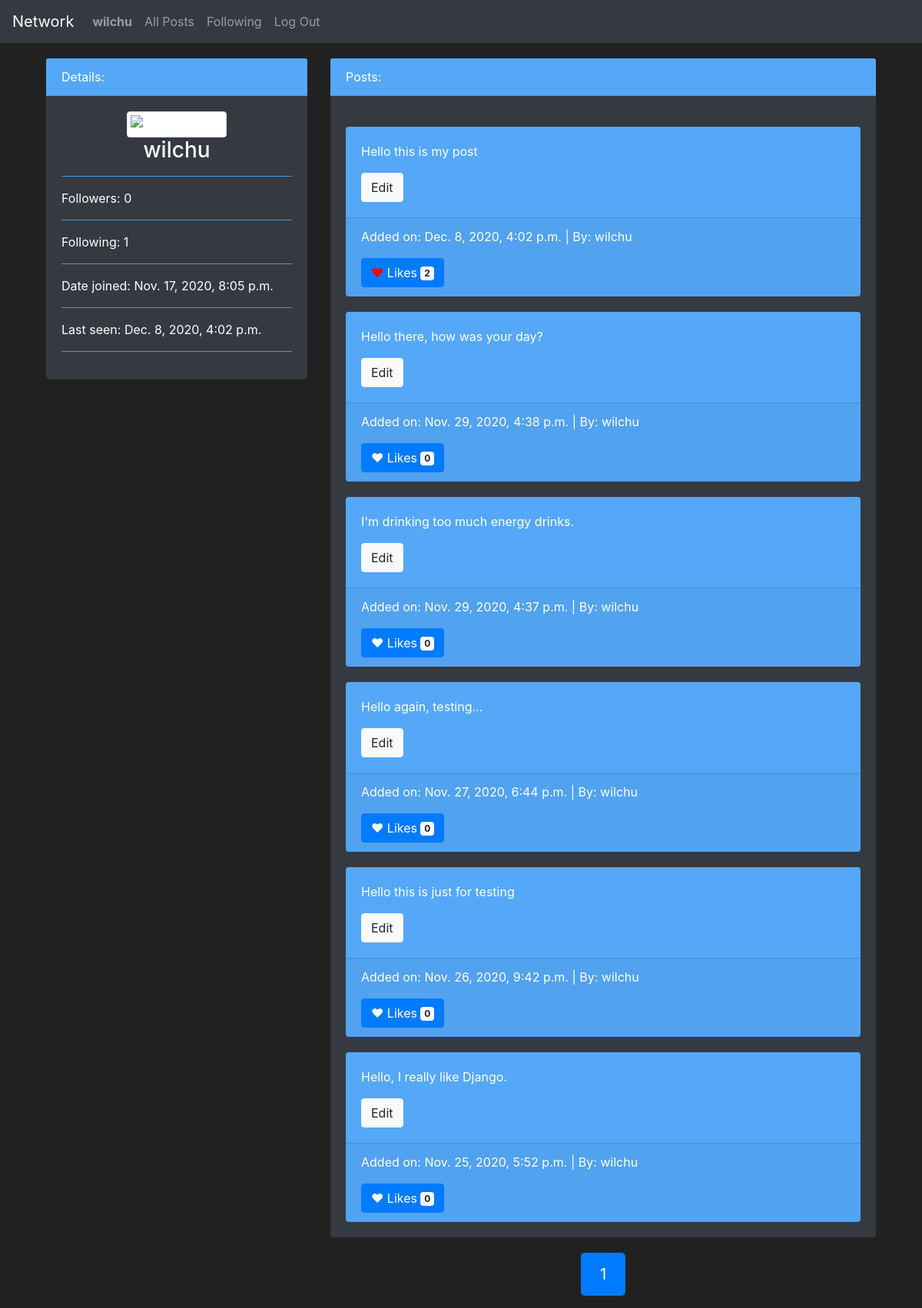
Page /profil/2 (signed in) on the committed database.
### network/models.py (models this page shows, shortened)
class User(AbstractUser):
    followers = models.IntegerField(default=0)
    following = models.IntegerField(default=0)

class Posts(models.Model):
    post_owner = models.ForeignKey(User, on_delete=models.CASCADE, related_name="post_owner")
    post_content = models.CharField(max_length=2000)
    post_date = models.DateTimeField(auto_now_add=True)

### network/views.py (the view, shortened to what this page needs)
# urls.py: path("profil/<int:userID>", views.profil, name="profil"),
def profil(request, userID):
    try:
        get_user = User.objects.get(pk=int(userID))
    except ObjectDoesNotExist:
        return HttpResponseNotFound('<h1>User not found</h1>')
    if request.user.is_authenticated:
        follower = User.objects.get(pk=int(request.user.id))
        follow_object = Follows.objects.filter(follower = follower).filter(target = get_user)
        if follow_object:
            is_following = True
        else:
            is_following = False
    else:
        is_following = False
    all_posts = Posts.objects.all().filter(post_owner = get_user).order_by('-post_date')
    page = pagination(request, all_posts, 10)
    return render(request, 'network/profil.html', {
        'user_id': get_user.id,
        'user_nickname': get_user.username,
        'user_followers': get_user.followers,
        'user_following': get_user.following,
        'user_joined': get_user.date_joined,
        'user_seen': get_user.last_login,
        'user_posts': page,
        "follow_status": is_following,
        "user_likes": getAllLikes(request)
    })

### network/views.py (called while the page is built)
def pagination(request, data_object, results):
    paginator = Paginator(data_object, results)
    try:
        paginator_result = paginator.page(request.GET.get('page', 1))
    except EmptyPage:
        paginator_result = paginator.page(1)
    return paginator_result

def getAllLikes(request):
    if request.user.is_authenticated:
        all_likes = []
        likes = Likes.objects.all().filter(who_liked = request.user)
        for like in likes:
            all_likes.append(like.post.id)
        return all_likes
    else:
        return []

### network/templates/network/profil.html (shortened to what this page needs)
{% extends "network/layout.html" %}
{% block body %}
    <section>
        <div class="container">
            <div class="row">
                <div class="col-md-4">
                    <div class="card text-white bg-dark mb-3">
                        <div class="card-header">Details:</div>
                        <div class="card-body">
                          <div class="text-center">
                            <img src="https://cdn.pixabay.com/photo/2015/10/05/22/37/blank-profile-picture-973460_960_720.png" width="200px;"class="img-thumbnail" alt="Icon of a user">
                            <h3 class="card-title">{{ user_nickname }}</h3>
                          </div>
                          <hr>
                          <p class="card-text">Followers: {{ user_followers }}</p>
                          <hr>
                          <p class="card-text">Following: {{ user_following }}</p>
                          <hr>
                          <p class="card-text">Date joined: {{ user_joined }}</p>
                          <hr>
                          <p class="card-text">Last seen: {{ user_seen }}</p>
                          <hr>
                        </div>
                      </div>
                </div>
                <div class="col-md-8">
                    <div class="card text-white bg-dark mb-3">
                        <div class="card-header">Posts:</div>
                        <div class="card-body">
                           {% for post in user_posts %}
                              <div class="card bg-blue text-white">
                                <div class="card-body">
                                  <p class="card-text">{{ post.post_content }}</p>
                                    {% if user_nickname == user.username %}
                                      <button type="button" data-postid="{{ post.id }}" class="btn btn-light btn-edit">Edit</button>
                                    {% endif %}
                                </div>
                                <div class="card-footer">
                                  <p>Added on: {{ post.post_date }} | By: {{ post.post_owner }}</p>
                                  <button type="button" class="btn btn-primary like" data-postid="{{ post.id }}">
                                    {% if post.id in user_likes %}
                                      <span class="liked">&hearts;</span>
                                    {% else %}
                                    <span>&hearts;</span>
                                    {% endif %}
                                    Likes <span class="badge badge-light">{{ post.likes_set.count }}</span>
                                  </button>
                                </div>
                              </div>
                              {% empty %}
                              <h4>No posts to display yet.</h4>
                           {% endfor %}
                        </div>
                      </div>
                      <section style="margin-top: 20px;">
                        <nav aria-label="Posts pagination">
                          <ul class="pagination justify-content-center pagination-lg">
                            {% for page in user_posts.paginator.page_range %}
                              <li class="page-item {% if page == user_posts.number %} active {% endif %}">
                                <a class="page-link" href="{% url 'profil' user_id %}?page={{ page }}">{{ page }}</a>
                              </li>
                            {% endfor %}
                          </ul>
                        </nav>
                      </section>
                </div>
            </div>
        </div>
    </section>
{% endblock %}

### network/templates/network/layout.html (shortened to what this page needs)
{% load static %}
<!DOCTYPE html>
<html lang="en">
    <head>
        <link rel="stylesheet" href="https://stackpath.bootstrapcdn.com/bootstrap/4.4.1/css/bootstrap.min.css">
        <link href="{% static 'network/styles.css' %}" rel="stylesheet">
    </head>
    <body>
        <nav class="navbar navbar-expand-lg navbar-dark bg-dark">
            <a class="navbar-brand" href="#">Network</a>
            <div>
              <ul class="navbar-nav mr-auto">
                {% if user.is_authenticated %}
                    <li class="nav-item">
                        <a class="nav-link" href="{% url 'profil' user.id %}"><strong>{{ user.username }}</strong></a>
                    </li>
                {% endif %}
                <li class="nav-item">
                  <a class="nav-link" href="{% url 'index' %}">All Posts</a>
                </li>
                {% if user.is_authenticated %}
                    <li class="nav-item">
                        <a class="nav-link" href="{% url 'following' %}">Following</a>
                    </li>
                    <li class="nav-item">
                        <a class="nav-link" href="{% url 'logout' %}">Log Out</a>
                    </li>
                {% endif %}
              </ul>
            </div>
          </nav>
        <div class="body container">
            {% block body %}
            {% endblock %}
        </div>
    </body>
</html>

### network/static/network/styles.css (style rules this page uses)
body { background-color: #212121; color: #fff !important; }
.card { margin-top: 20px; border: none; }
.card-header, hr, .bg-blue { background-color: #54a8f7 !important; }
.page-link { color: #fff; background-color: #323232; border-color: #121212; }
.liked { color: red; }

### rows in the picture
User: username "wilchu", date_joined "Nov. 17, 2020, 8:05 p.m.", last_login "Dec. 8, 2020, 4:02 p.m."
Posts: post_content "Hello this is my post", post_date "Dec. 8, 2020, 4:02 p.m.", post_owner "wilchu", likes_set.count "2"
Posts: post_content "Hello there, how was your day?", post_date "Nov. 29, 2020, 4:38 p.m.", post_owner "wilchu", likes_set.count "0"
Posts: post_content "I'm drinking too much energy drinks.", post_date "Nov. 29, 2020, 4:37 p.m.", post_owner "wilchu", likes_set.count "0"
Posts: post_content "Hello again, testing...", post_date "Nov. 27, 2020, 6:44 p.m.", post_owner "wilchu", likes_set.count "0"
Posts: post_content "Hello this is just for testing", post_date "Nov. 26, 2020, 9:42 p.m.", post_owner "wilchu", likes_set.count "0"
Posts: post_content "Hello, I really like Django.", post_date "Nov. 25, 2020, 5:52 p.m.", post_owner "wilchu", likes_set.count "0"

### other values in the picture
{{ user_followers }} "0"
{{ user_following }} "1"
{{ page }} "1"
